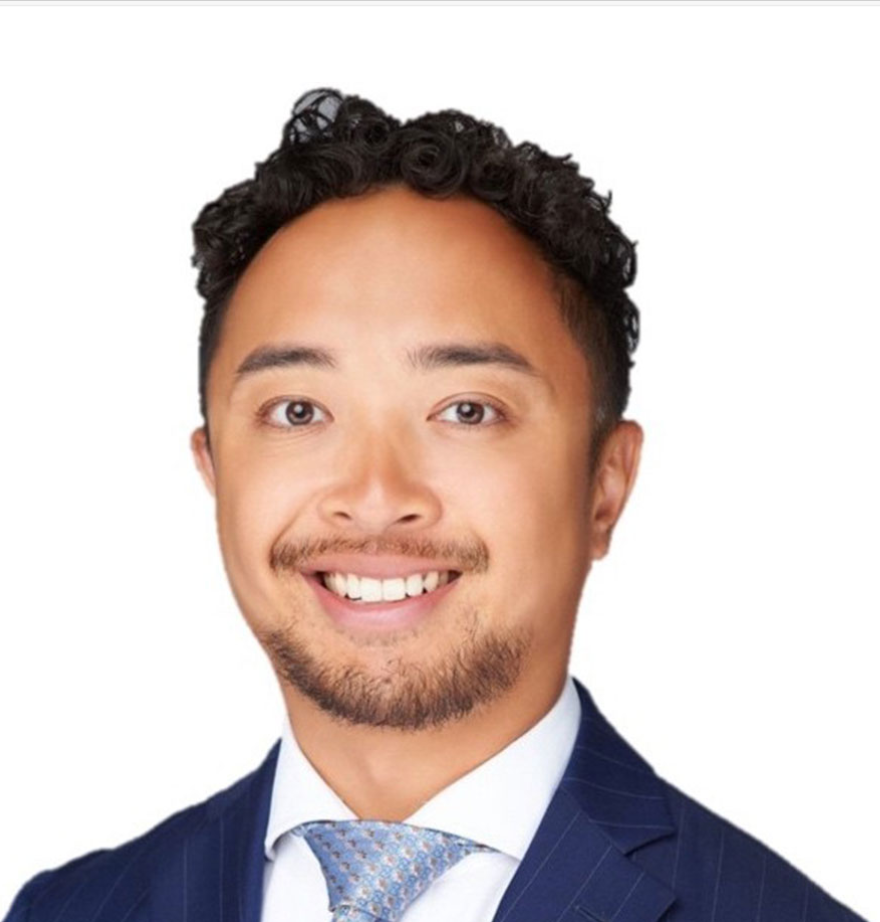
#> input picture testbenches/deepface_testbench/img1.png, 880 x 922 px, given in place of the camera
$ python haar_testbench.py
#> lines starting #> are read from the running program, lines starting #| are printed output that depends on the picture; after the words box and inside, x2 and y2 are one past the last pixel; in counts of white or black regions, pixels touching at a corner belong together
from imutils.video import VideoStream
import argparse
import imutils
import time
import cv2
import os

# Haar cascades URL: https://github.com/opencv/opencv/tree/3.4/data/haarcascades

# extracting root path
root_path = os.path.dirname(os.path.abspath(__file__))
# construct the argument parser and parse the arguments
ap = argparse.ArgumentParser()
ap.add_argument("-c", "--cascades", type=str, default="cascades",
	help="path to input directory containing haar cascades")
args = vars(ap.parse_args())
# initialize a dictionary that maps the name of the haar cascades to
# their filenames
detectorPaths = {
	"face": "haarcascade_frontalface_default.xml",
	"eyes": "haarcascade_eye.xml",
	"smile": "haarcascade_smile.xml",
}
# initialize a dictionary to store our haar cascade detectors
print("[INFO] loading haar cascades...")
detectors = {}
# loop over our detector paths
for (name, path) in detectorPaths.items():
	# load the haar cascade from disk and store it in the detectors
	# dictionary
	path = os.path.join(root_path, args["cascades"], path)
	detectors[name] = cv2.CascadeClassifier(path)
# initialize the video stream and allow the camera sensor to warm up
print("[INFO] starting video stream...")
vs = VideoStream(src=0).start()
time.sleep(2.0)
# loop over the frames from the video stream
while True:
	# grab the frame from the video stream, resize it, and convert it
	# to grayscale
	frame = vs.read()
#> frame is the input picture: shape (922, 880, 3); mean B, G, R 193.5, 197.2, 210.8
	frame = imutils.resize(frame, width=500)
#> frame: shape (523, 500, 3)
	gray = cv2.cvtColor(frame, cv2.COLOR_BGR2GRAY)
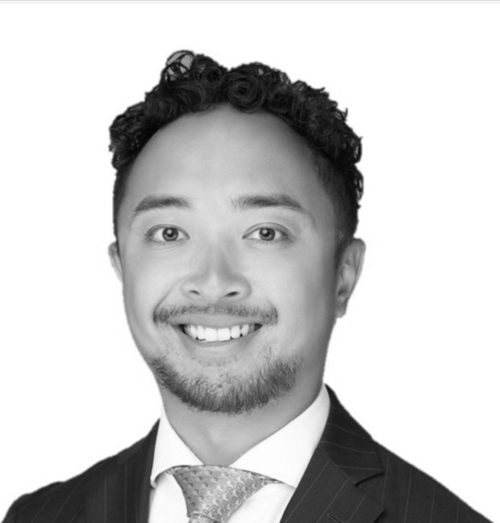
#> gray: shape (523, 500); min 2, max 255, mean 200.9
	# perform face detection using the appropriate haar cascade
	faceRects = detectors["face"].detectMultiScale(
		gray, scaleFactor=1.05, minNeighbors=5, minSize=(30, 30),
		flags=cv2.CASCADE_SCALE_IMAGE)
#> faceRects = [[82, 120, 279, 279]]
	# loop over the face bounding boxes
	for (fX, fY, fW, fH) in faceRects:
		# extract the face ROI
		faceROI = gray[fY:fY+ fH, fX:fX + fW]
		# apply eyes detection to the face ROI
		eyeRects = detectors["eyes"].detectMultiScale(
			faceROI, scaleFactor=1.1, minNeighbors=10,
			minSize=(15, 15), flags=cv2.CASCADE_SCALE_IMAGE)
		# apply smile detection to the face ROI
		smileRects = detectors["smile"].detectMultiScale(
			faceROI, scaleFactor=1.1, minNeighbors=10,
			minSize=(15, 15), flags=cv2.CASCADE_SCALE_IMAGE)
		# loop over the eye bounding boxes
		for (eX, eY, eW, eH) in eyeRects:
			# draw the eye bounding box
			ptA = (fX + eX, fY + eY)
			ptB = (fX + eX + eW, fY + eY + eH)
			cv2.rectangle(frame, ptA, ptB, (0, 0, 255), 2)
		# loop over the smile bounding boxes
		for (sX, sY, sW, sH) in smileRects:
			# draw the smile bounding box
			ptA = (fX + sX, fY + sY)
			ptB = (fX + sX + sW, fY + sY + sH)
			cv2.rectangle(frame, ptA, ptB, (255, 0, 0), 2)
		# draw the face bounding box on the frame
		cv2.rectangle(frame, (fX, fY), (fX + fW, fY + fH),
			(0, 255, 0), 2)
#> this loop made 1 pass
#> (fX, fY, fW, fH, eyeRects) on pass 1: (82, 120, 279, 279, [[158, 88, 54, 54], [55, 86, 55, 55]])
#> pass 1, `faceROI = gray[fY:fY+ fH, fX:fX + fW]`:
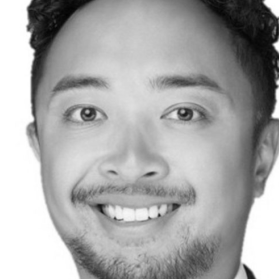
#> faceROI: shape (279, 279); min 2, max 255, mean 169.1
#> after the loop:
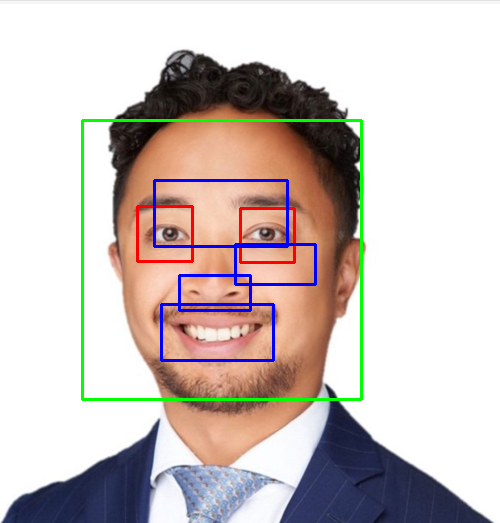
#> frame: shape (523, 500, 3); mean B, G, R 192.2, 195.2, 205.6
	# show the output frame
	cv2.imshow("Frame", frame)
	key = cv2.waitKey(1) & 0xFF
#> (key q is pressed here)
	# if the `q` key was pressed, break from the loop
	if key == ord("q"):
		break
# do a bit of cleanup
cv2.destroyAllWindows()
vs.stop()

$ run again, on testbenches/deepface_testbench/lev.png
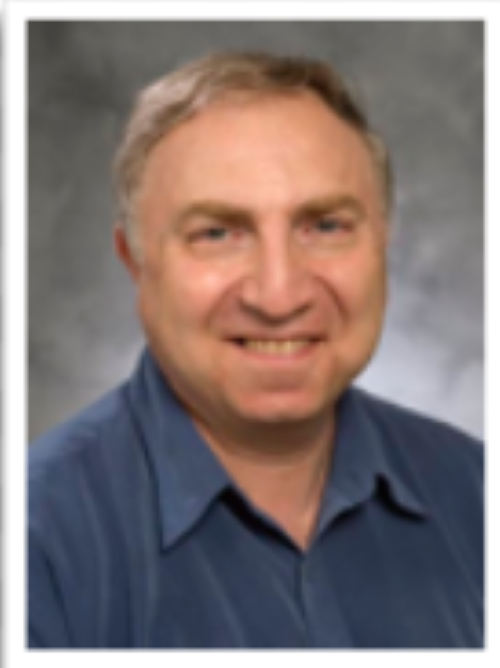
#> input picture testbenches/deepface_testbench/lev.png, 500 x 668 px, given in place of the camera
#> frame is the input picture: shape (668, 500, 3); mean B, G, R 119, 120.3, 133.1
#> faceRects = [[120, 108, 303, 303]]
#> the loop `for (fX, fY, fW, fH) in faceRects:` made 1 pass
#> (fX, fY, fW, fH, eyeRects, smileRects) on pass 1: (120, 108, 303, 303, [[164, 79, 70, 70], [95, 208, 46, 46], [55, 91, 68, 68]], [[108, 178, 95, 47], [86, 204, 138, 69]])
#> pass 1, `faceROI = gray[fY:fY+ fH, fX:fX + fW]`:
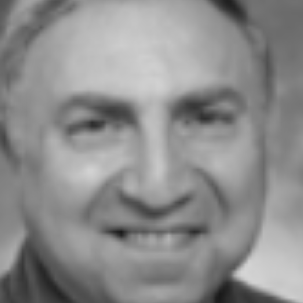
#> faceROI: shape (303, 303); min 25, max 213, mean 140.9
#> after the loop `for (fX, fY, fW, fH) in faceRects:`:
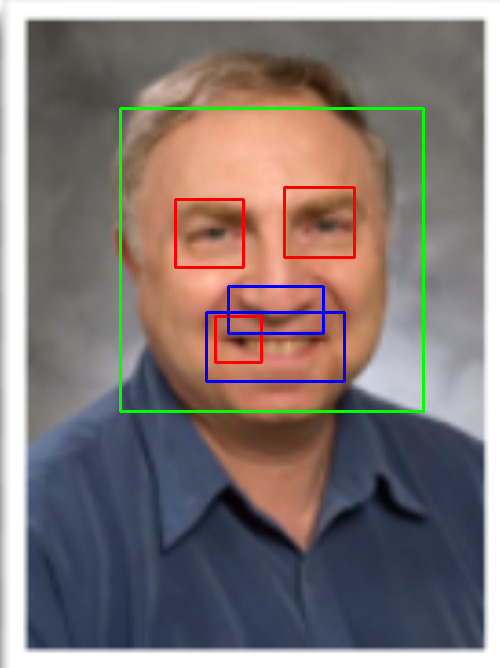
#> frame: shape (668, 500, 3); 2.36% of pixels changed, all inside (x1, y1, x2, y2) = (119, 107, 425, 413)
